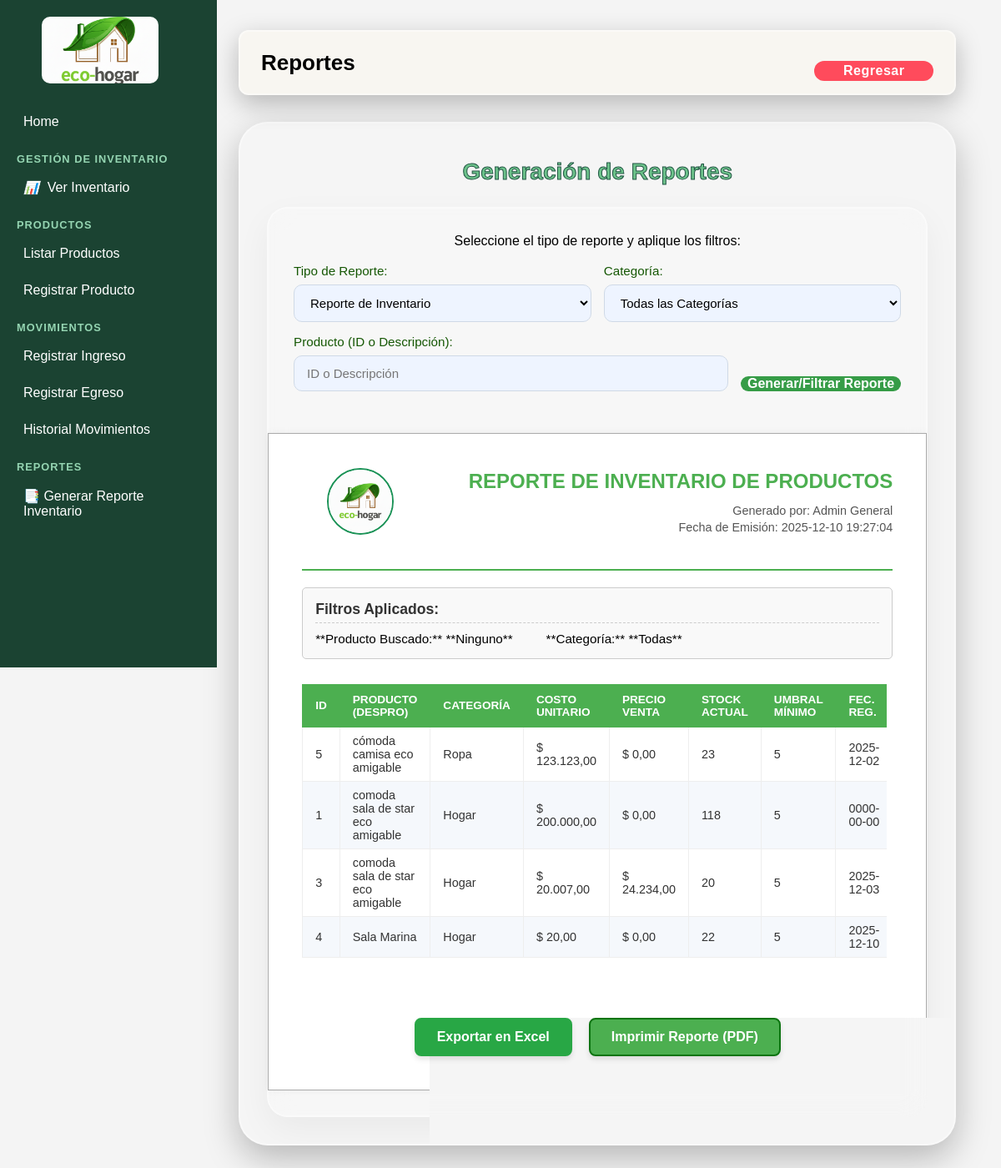
The app's page /generarReporteInventario.php with its own data.
### tables this page shows
CREATE TABLE `productos` (
  `idPro` int(11) NOT NULL,
  `idCatFK` int(11) NOT NULL,
  `nomPro` varchar(100) NOT NULL,
  `desPro` text NOT NULL,
  `preUni` decimal(10,0) NOT NULL,
  `preVen` decimal(10,0) NOT NULL,
  `FecReg` date NOT NULL,
  `stoAct` int(11) NOT NULL,
  `umbMinSo` int(11) NOT NULL,
  `idEstProEnumFK` int(11) NOT NULL
);

CREATE TABLE `categoria_producto` (
  `idCat` int(11) NOT NULL,
  `nomCat` varchar(100) NOT NULL
);

### logica/logica-reporte-inventario.php (called while the page is built, shortened)
<?php
include_once 'conexion/conexion.php';
$data = [];
$usuario_generador = $_SESSION['nomUsu'] ?? 'Admin General';
$fecha_reporte = date('Y-m-d H:i:s');
$reporte_tipo = $_GET['reporte'] ?? 'inventario';
$reporte_titulo = ($reporte_tipo === 'auditoria') ? 'AUDITORÍA DE MOVIMIENTOS' : 'INVENTARIO DE PRODUCTOS';
$id_categoria = filter_input(INPUT_GET, 'categoria', FILTER_VALIDATE_INT) ?? 0;
$busqueda_producto = trim($_GET['busqueda_producto'] ?? '');
if ($reporte_tipo === 'inventario') {
    $sql_reporte = "SELECT p.idPro, p.desPro, p.preUni, p.preVen, p.stoAct, p.umbMinSo, p.FecReg, c.nomCat
                    FROM productos p
                    JOIN categoria_producto c ON p.idCatFK = c.idCat
                    WHERE 1=1";
    $sql_reporte .= " ORDER BY p.desPro LIMIT 500";
}
if (isset($conexion) && $stmt = $conexion->prepare($sql_reporte)) {
    $stmt->execute();
    $resultado = $stmt->get_result();
    while ($fila = $resultado->fetch_assoc()) {
        $data[] = $fila;
    }
}
?>

### generarReporteInventario.php (the view, shortened to what this page needs)
<?php
include_once 'logica/logica-reporte-inventario.php';
?>
<!DOCTYPE html>
<html lang="es">
<head>
    <link rel="stylesheet" href="css/style-admin.css">
    <link rel="stylesheet" href="css/style-registro-final.css">
    <link rel="stylesheet" href="css/style-reporteInventario.css">
</head>
<body class="<?php echo 'reporte-' . htmlspecialchars($reporte_tipo); ?>">
    <?php include './components/sidebar.php'; ?>
    <main class="content-area">
     <header class="topbar">
        <h1>Reportes</h1>
        <form action="inicio.php" method="POST" style="right: 30px; top: 10px; margin: 0;">
            <button type="submit" name="regresarbtn" class="regresarbtn">Regresar</button>
        </form>
    </header>
    <div class="admin-box">
        <h2>Generación de Reportes</h2>
        <div class="registro-box wide">
            <p class="search-instruction">Seleccione el tipo de reporte y aplique los filtros:</p> <br>
            <form action="generarReporteInventario.php" method="GET" class="filter-form" id="filter-form">
                <div class="filter-controls">
                    <div class="form-group half-width">
                        <label for="reporte">Tipo de Reporte:</label>
                        <select name="reporte" id="reporte" onchange="toggleAuditFilters(this.value)">
                            <option value="inventario" <?php echo ($reporte_tipo == 'inventario') ? 'selected' : ''; ?>>Reporte de Inventario</option>
                        </select>
                    </div>
                    <div class="form-group half-width">
                        <label for="categoria">Categoría:</label>
                        <select name="categoria" id="categoria">
                            <option value="0" <?php echo ($id_categoria == 0) ? 'selected' : ''; ?>>Todas las Categorías</option>
                        </select>
                    </div>
                    <div class="form-group half-width">
                        <label for="busqueda_producto">Producto (ID o Descripción):</label>
                        <input type="text" name="busqueda_producto" id="busqueda_producto"
                               placeholder="ID o Descripción"
                               value="<?php echo htmlspecialchars($busqueda_producto); ?>">
                    </div>
                    <button type="submit" class="btn-search">Generar/Filtrar Reporte</button>
                </div>
            </form>
            <div id="report-content-wrapper">
                <div class="reporte-final-documento" id="reporte-documento">
                    <div class="document-header">
                        <img src="imagenes/logo.png" alt="Logo" class="logo-reporte">
                        <div class="header-info">
                            <h1>REPORTE DE <?php echo htmlspecialchars($reporte_titulo); ?></h1>
                            <p>Generado por: <?php echo htmlspecialchars($usuario_generador); ?></p>
                            <p>Fecha de Emisión: <?php echo htmlspecialchars($fecha_reporte); ?></p>
                        </div>
                    </div>
                    <hr class="document-separator">
                    <div class="filtros-aplicados">
                        <h4>Filtros Aplicados:</h4>
                        <ul>
                            <li>**Producto Buscado:** <?php echo empty($busqueda_producto) ? '**Ninguno**' : htmlspecialchars($busqueda_producto); ?></li>
                            <li>**Categoría:** <?php
                                        $cat_actual = array_filter($categorias, fn($c) => $c['idCat'] == $id_categoria);
                                        echo ($id_categoria > 0 && !empty($cat_actual))
                                            ? '**' . htmlspecialchars(reset($cat_actual)['nomCat']) . '**'
                                            : '**Todas**';
                                ?>
                            </li>
                        </ul>
                    </div>
                    <div class="table-scroll">
                        <?php if (!empty($data)): ?>
                            <table class="data-table">
                                <thead>
                                    <?php if ($reporte_tipo === 'inventario'): ?>
                                        <tr>
                                            <th>ID</th>
                                            <th>Producto (DesPro)</th>
                                            <th>Categoría</th>
                                            <th>Costo Unitario</th>
                                            <th>Precio Venta</th>
                                            <th>Stock Actual</th>
                                            <th>Umbral Mínimo</th>
                                            <th>Fec. Reg.</th>
                                        </tr>
                                    <?php endif; ?>
                                </thead>
                                <tbody>
                                    <?php if ($reporte_tipo === 'inventario'): ?>
                                        <?php foreach ($data as $pro): ?>
                                            <?php $stock_class = ($pro['stoAct'] <= $pro['umbMinSo']) ? 'stock-low' : ''; ?>
                                            <tr>
                                                <td><?php echo htmlspecialchars($pro['idPro']); ?></td>
                                                <td><?php echo htmlspecialchars($pro['desPro']); ?></td>
                                                <td><?php echo htmlspecialchars($pro['nomCat']); ?></td>
                                                <td>$ <?php echo number_format($pro['preUni'], 2, ',', '.'); ?></td>
                                                <td>$ <?php echo number_format($pro['preVen'], 2, ',', '.'); ?></td>
                                                <td class="<?php echo $stock_class; ?>"><?php echo number_format($pro['stoAct'], 0, ',', '.'); ?></td>
                                                <td><?php echo number_format($pro['umbMinSo'], 0, ',', '.'); ?></td>
                                                <td><?php echo htmlspecialchars(substr($pro['FecReg'], 0, 10)); ?></td>
                                            </tr>
                                        <?php endforeach; ?>
                                    <?php endif; ?>
                                </tbody>
                            </table>
                        <?php else: ?>
                            <p style="text-align: center; margin: 50px 0;">No se encontraron registros para el reporte de <?php echo htmlspecialchars($reporte_tipo); ?> con los filtros aplicados.</p>
                            <p class="report-footer">Fin del Reporte.</p>
                        <?php endif; ?>
                    </div>
                    <div class="report-actions">
                        <form method="POST" action="generarReporteInventario.php?<?php echo htmlspecialchars(http_build_query($_GET)); ?>" style="display:inline;">
                            <button type="submit" name="exportar_excel" class="btn-primary">Exportar en Excel</button>
                        </form>
                        <button type="button" onclick="window.print()" class="btn-secondary">Imprimir Reporte (PDF)</button>
                    </div>
                </div>
            </div>
        </div>
    </div>
</body>
</html>

### css/style-admin.css (style rules this page uses)
* { margin: 0; padding: 0; box-sizing: border-box; font-family: "Poppins", sans-serif; }
body { background: #F8F6F1; min-height: 70 vh; display: flex; flex-direction: column; align-items: center; padding: 1rem; }
.topbar { background: #F8F6F1; padding: 15px 25px; border-radius: 12px; display: flex; justify-content: space-between; align-items: center; }
.topbar h1 { font-size: 26px; font-weight: 600; }
.regresarbtn { background: #ff4b5c; border: none; color: white; padding: 10px 20px; border-radius: 20px; cursor: pointer; font-size: 16px; transition: background 0.3s ease; }
.admin-box { width: 100%; max-width: 2000px; min-height: 80vh; margin-top: 20px; display: grid; grid-template-columns: auto 250px; grid-template-rows: auto 1fr; gap: 1rem; border-radius: 35px; overflow: hidden; border: 2px solid rgba(255, 255, 255, 0.25); box-shadow: 0 15px 40px rgba(0,0,0,0.15); padding: 2rem; background: rgba(255, 255, 255, 0.1); }
.content-area { margin-left: 250px; padding: 20px; width: calc(100% - 250px); }

### css/style-registro-final.css (style rules this page uses)
.reporte-final-documento { border: 1px solid #aaaaaa; padding: 40px; margin-top: 30px; background-color: #fff; box-shadow: 0 0 10px rgba(0,0,0,0.05); min-height: 500px; }
.document-header { display: flex; align-items: center; justify-content: space-between; padding-bottom: 15px; margin-bottom: 25px; }
.logo-reporte { width: 80px; height: 80px; object-fit: cover; border-radius: 50%; border: 2px solid rgb(26, 146, 86); }
.header-info { text-align: right; line-height: 1.4; }
.header-info h1 { font-size: 1.5em; color: #4CAF50; margin: 0 0 8px 0; text-transform: uppercase; font-weight: 800; }
.header-info p { font-size: 0.9em; color: #555; margin: 0; }
.document-separator { border: 0; height: 2px; background-color: #4CAF50; margin: 20px 0; }
.filtros-aplicados { border: 1px solid #cccccc; padding: 15px; margin-bottom: 30px; border-radius: 5px; background-color: #f9f9f9; }
.filtros-aplicados h4 { margin-top: 0; font-size: 1.1em; color: #333; border-bottom: 1px dashed #ccc; padding-bottom: 5px; margin-bottom: 10px; }
.filtros-aplicados ul { list-style: none; padding: 0; margin: 0; display: flex; flex-wrap: wrap; gap: 40px; font-size: 0.95em; }
.filtros-aplicados ul li { font-weight: 500; }
.table-scroll { overflow-x: auto; }
.reporte-final-documento .data-table { width: 100%; border-collapse: collapse; border: 1px solid #ccc; }
.reporte-final-documento .data-table th { background-color: #4CAF50; color: white; font-weight: 700; border: 1px solid #4CAF50; padding: 10px 15px; text-align: left; text-transform: uppercase; font-size: 0.85em; }
.reporte-final-documento .data-table tbody tr:nth-child(even) { background-color: #f5f8fc; }
.reporte-final-documento .data-table td { border: 1px solid #eee; color: #333; padding: 8px 15px; font-size: 0.9em; }
.report-actions { display: flex; justify-content: center; gap: 20px; margin-top: 30px; padding-top: 20px; }
.report-actions button { padding: 12px 25px; border-radius: 8px; border: 2px solid transparent; font-size: 1em; font-weight: 600; cursor: pointer; transition: all 0.3s ease; box-shadow: 0 4px 6px rgba(0, 0, 0, 0.1); }
.report-actions .btn-primary { background: #28a745; color: white; border-color: #28a745; }
.report-actions .btn-secondary { background: #4CAF50; color: white; border-color: #0c7410; }
.report-actions form { margin: 0; display: contents; }

### css/sidebar.css (style rules this page uses)
* { margin: 0; padding: 0; box-sizing: border-box; font-family: "Poppins", sans-serif; }
body { display: flex; background: #f4f4f4; }
img { margin-left: 30px; height: 80px; width: 140px; object-fit: cover; }

### records on screen
productos: idPro "5", desPro "cómoda camisa eco amigable", idCatFK.nomCat "Ropa", preUni "123.123,00", preVen "0,00", stoAct "23", umbMinSo "5", FecReg "2025-12-02"
productos: idPro "1", desPro "comoda sala de star eco amigable", idCatFK.nomCat "Hogar", preUni "200.000,00", preVen "0,00", stoAct "118", umbMinSo "5", FecReg "0000-00-00"
productos: idPro "3", desPro "comoda sala de star eco amigable", idCatFK.nomCat "Hogar", preUni "20.007,00", preVen "24.234,00", stoAct "20", umbMinSo "5", FecReg "2025-12-03"
productos: idPro "4", desPro "Sala Marina", idCatFK.nomCat "Hogar", preUni "20,00", preVen "0,00", stoAct "22", umbMinSo "5", FecReg "2025-12-10"

### other values on screen
$reporte_titulo "INVENTARIO DE PRODUCTOS"
$usuario_generador "Admin General"
$fecha_reporte "2025-12-10 19:27:04"
